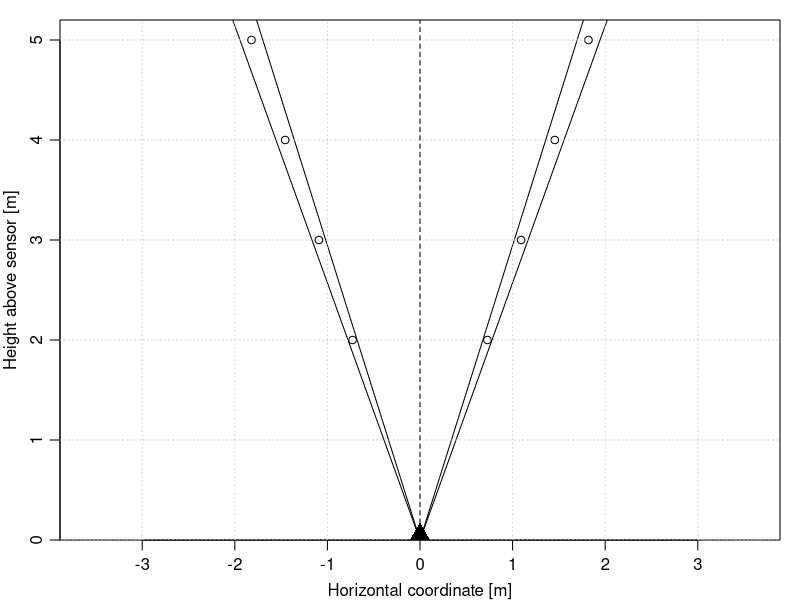

Generate this figure with R:
# png("adpgeometry2.png", width=500, height=300, pointsize=14)
png("adpgeometry2.png", width=400, height=300*400/500, pointsize=14)
sensorLocation <- c(0,0)
beamAngle <- 20
beamWidth <- 2.5
bin1Distance <- 2
binSize <- 1
nbin <- 4
distance <- seq(bin1Distance, by=binSize, length.out=nbin)
## assume distance is in vertical direction
y <- distance
yy <- c(0, distance, 1.1*distance)
## construct x so that atan2(y,x) is 90-beamAngle
x <- y * tan(beamAngle*pi/180)
par(mar=c(3,3,1,1), mgp=c(2,0.7,0))
plot(x, y, asp=1, pch=1,
     xlim=max(x)*c(-1,1), ylim=c(0, 1.04*max(y)), yaxs="i",
     xlab="Horizontal coordinate [m]", ylab="Height above sensor [m]")
lines(yy * tan((beamAngle - beamWidth/2)*pi/180), yy)
lines(yy * tan((beamAngle + beamWidth/2)*pi/180), yy)
lines(yy * tan((-beamAngle - beamWidth/2)*pi/180), yy)
lines(yy * tan((-beamAngle + beamWidth/2)*pi/180), yy)
grid()
abline(v=0, lty="dashed")
points(sensorLocation, sensorLocation, pch=17, cex=3) # 
points(-x, y, pch=1)
dev.off()

